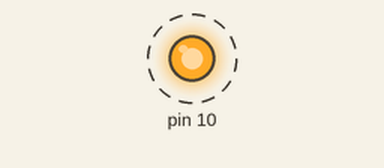
Simulated run of this sketch. Board: Arduino Uno, built with avr-gcc and run on an emulated ATmega328P. Parts: output pins drawn as LEDs (lit = HIGH). Dashed ring = blinking. What the sketch prints to the serial monitor is not drawn.

Above: at 0.5 s.
Timing chart, 0 to 3.0 s (numbered marks = the images above):
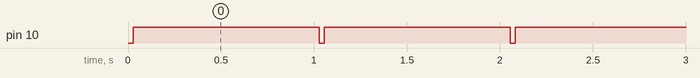

Measured:
- by itself, pin 10: alternates HIGH for 1.0 s and LOW for 0.03 s

The sketch:

SPI_Master.ino
```cpp
// Visual Micro is in vMicro>General>Tutorial Mode
//
/*
    Name:       SPI_Master.ino
    Created:	28/10/2018 10:37:40
    Author:     Samuel Costas
*/

#include <SPI.h>
// set up the speed, data order and data mode

void setup()
{
	Serial.begin(9600);
	digitalWrite(SS, HIGH);  // se pone el pin ss en alto para asegurar que no se trasmite nada, ya viene definido en el arduino el pin 10 como SS

	//Al iniciar el SPI ya se ponen los pines SCK, MOSI, SS en output mode
	// también SCK, MOSI se ponen en LOW state y SS en HIGH state.
	// Then put SPI hardware into Master mode and turn SPI on
	SPI.begin();
	SPI.beginTransaction(SPISettings(2000000, MSBFIRST, SPI_MODE0));  // 2 MHz clock, MSB first, mode 0

}  // end of setup


void loop()
{
	char c; // 1 byte de datos

	// enable Slave Select
	digitalWrite(SS, LOW);    // SS is pin 10

	// send test string
	for (const char * p = "Hello, world!\n"; c = *p; p++) { /*p++ = p + 1, const char *p : This is a pointer to a constant character.
	//You cannot change the value pointed by p, but you can change the pointer itself.  const char *  is a (non-const) pointer to a const char.
	//El compilador crea el literal "Hello World" en una zona solo-lectura de la memoria y *p apunta a esa dirección
	*p apunta a la primera dirección de memoria en la que está la primera letra del string, si imprimimos *p estamos imprimiendo el valor de esa ubicación en concreto (esa letra), si imprimimos p imprimos el conjunto del string
	a partir de esa ubicación, al hacer p++ estamos pasando a la siguiente ubicación de memoria
	La condición c = *p implica que cuando *p ya no sea un char se salga*/
		Serial.println(*p);
		Serial.println(c);
		SPI.transfer(c);
		//Serial.print(c);
	}
	Serial.println("fuera");
	// disable Slave Select
	digitalWrite(SS, HIGH);

	delay(1000);  // 1 seconds delay
}  // end of loop
```
